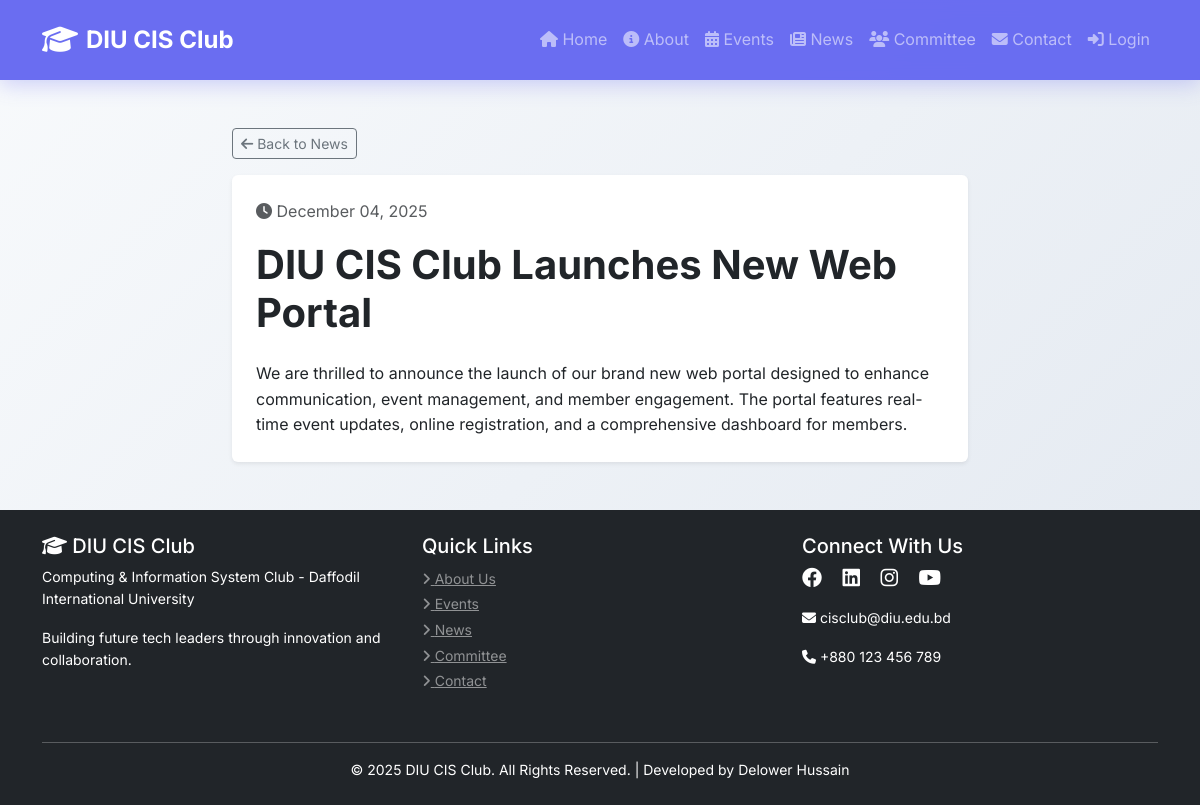
Screenshot of /pages/news-details.php?id=1 with the database file from the repository.
### tables this page shows
CREATE TABLE news (
    id INT PRIMARY KEY AUTO_INCREMENT,
    title VARCHAR(255) NOT NULL,
    description TEXT NOT NULL,
    image VARCHAR(255),
    status ENUM('published', 'draft') DEFAULT 'published',
    created_at TIMESTAMP DEFAULT CURRENT_TIMESTAMP
);

### config/database.php (called while the page is built, shortened)
<?php
$conn = mysqli_connect(DB_HOST, DB_USER, DB_PASS, DB_NAME);
mysqli_set_charset($conn, "utf8");
function db_query($sql) {
    global $conn;
    return mysqli_query($conn, $sql);
}
function db_fetch($result) {
    return mysqli_fetch_assoc($result);
}
?>

### config/config.php (called while the page is built, shortened)
<?php
require_once __DIR__ . '/database.php';
function format_date($date) {
    return date(DISPLAY_DATE_FORMAT, strtotime($date));
}
?>

### pages/news-details.php (the view, shortened to what this page needs)
<?php
require_once __DIR__ . '/../config/config.php';
$news_id = isset($_GET['id']) ? (int)$_GET['id'] : 0;
$news_query = "SELECT * FROM news WHERE id = $news_id AND status = 'published'";
$news_result = db_query($news_query);
$news = db_fetch($news_result);
include __DIR__ . '/../includes/header.php';
?>
<div class="container py-5">
    <div class="row justify-content-center">
        <div class="col-md-8">
            <a href="<?php echo SITE_URL; ?>/pages/news.php" class="btn btn-sm btn-outline-secondary mb-3">
                <i class="fas fa-arrow-left"></i> Back to News
            </a>
            <div class="card border-0 shadow-sm">
                <div class="card-body p-4">
                    <p class="text-muted">
                        <i class="fas fa-clock"></i> <?php echo format_date($news['created_at']); ?>
                    </p>
                    <h1 class="fw-bold mb-4"><?php echo htmlspecialchars($news['title']); ?></h1>
                    <div class="news-content">
                        <?php echo nl2br(htmlspecialchars($news['description'])); ?>
                    </div>
                </div>
            </div>
        </div>
    </div>
</div>
<?php include __DIR__ . '/../includes/footer.php'; ?>

### assets/css/style.css (style rules this page uses)
:root { --primary-color: #6366f1; --primary-dark: #4f46e5; --secondary-color: #8b5cf6; --accent-color: #ec4899; --success-color: #10b981; --info-color: #06b6d4; --warning-color: #f59e0b; --danger-color: #ef4444; --dark-color: #1e293b; --light-color: #f8fafc; --navbar-height: 70px; --footer-height: 320px; --transition: all 0.3s cubic-bezier(0.4, 0, 0.2, 1); }
* { margin: 0; padding: 0; box-sizing: border-box; }
html { width: 100%; overflow-x: hidden; height: 100%; scroll-behavior: smooth; }

### rows the page displays
news: created_at "December 04, 2025", title "DIU CIS Club Launches New Web Portal", description "We are thrilled to announce the launch of our brand new web portal designed to enhance communication, event management, and member engagement. The portal features real-time event updates, online registration, and a comprehensive dashboard for members."
